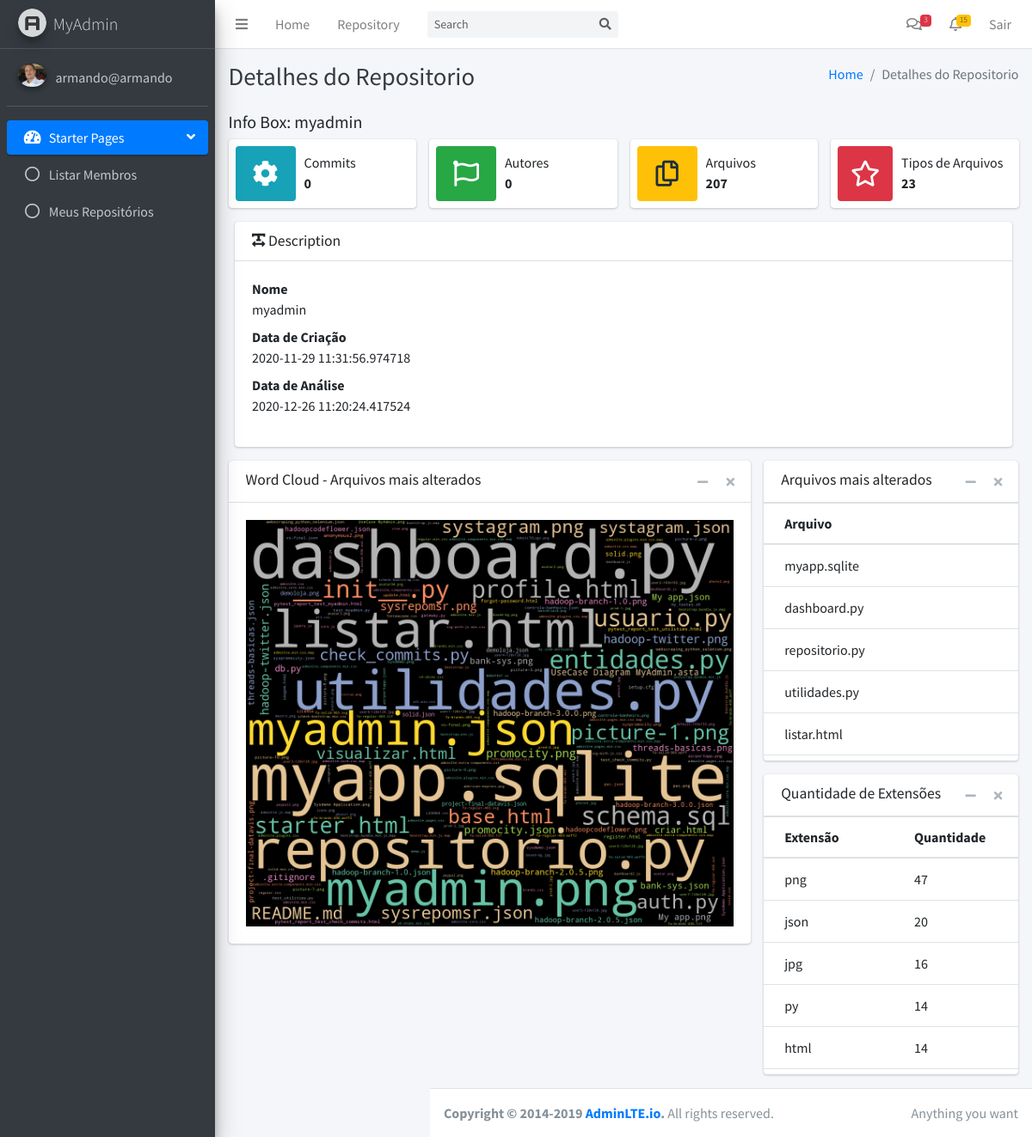
The app's page /repositorio/23/visualizar (signed in), older data.
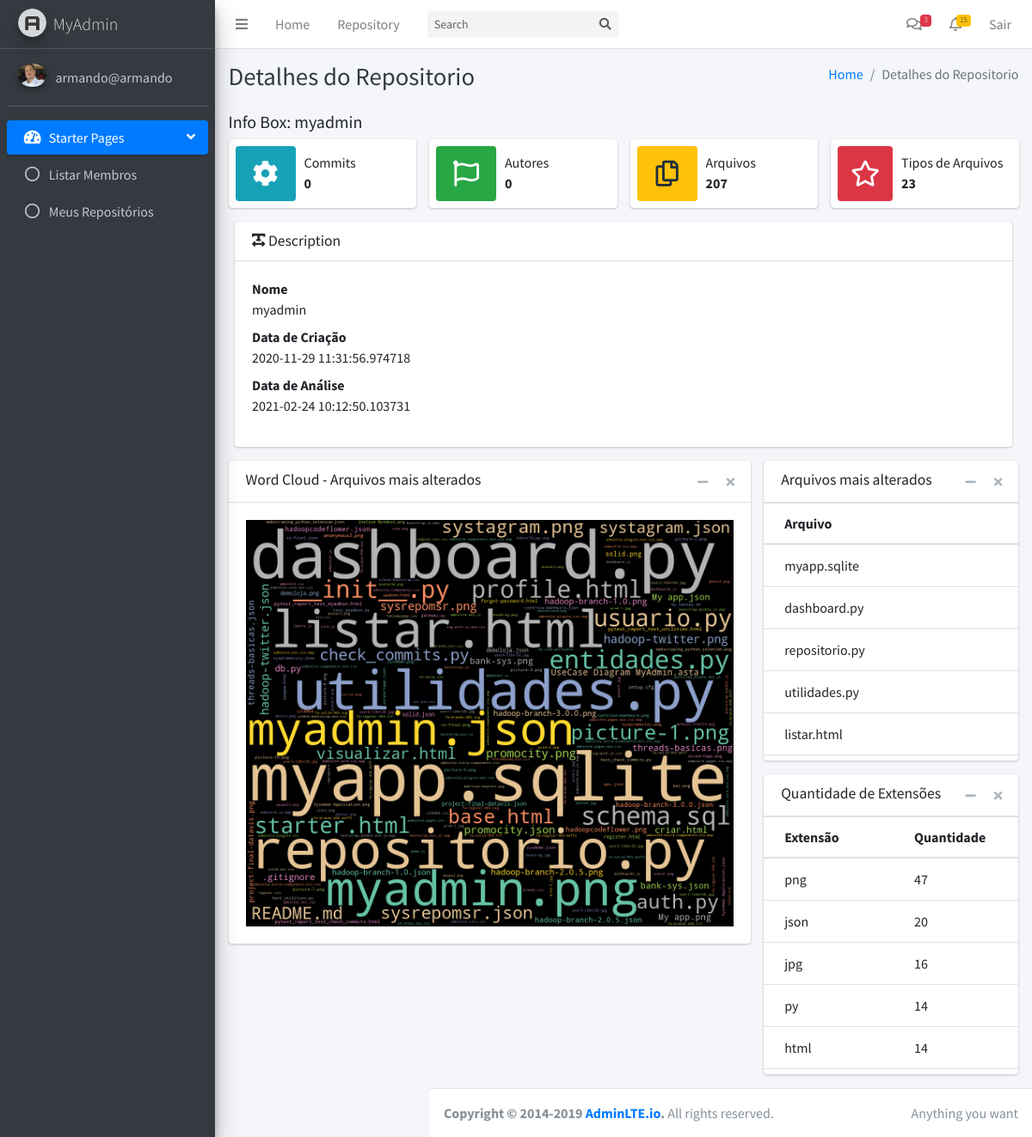
The same page, newer data.
### tables this page shows
CREATE TABLE repository (
  id INTEGER PRIMARY KEY AUTOINCREMENT,
  name TEXT NOT NULL, 
  link TEXT NOT NULL,
  user_id INTEGER,
  creation_date timestamp,
  analysis_date timestamp,
  analysed INTEGER
);

### myapp/control/repositorio.py (the view)
@bp.route("/<int:id>/visualizar", methods=["GET"])
@login_required
def visualizar(id):
    repositorio = dados_do_repositorio(id)
    link = repositorio['link']
    name = repositorio['name']
    creation_date = repositorio['creation_date']
    analysis_date = repositorio['analysis_date']
    quantidade_commits = 0
    quantidade_autores = 0
    quantidade_arquivos = 0
    quantidade_tipos = 0
    counter_list_of_types = []
    fileName = Constant.PATH_JSON + '/' + str(g.user['id']) + '/' + name + ".json"
    with open(fileName, 'r', encoding="utf-8") as jsonFile:
        arquivos = dict(json.loads(jsonFile.read()))
        counter_list_of_types = check_tipos_de_arquivos(arquivos)
        arquivos_ordenados = dict( sorted(arquivos.items(), key=lambda item: item[1], reverse=True) )
        counter_list_of_types = dict( sorted( counter_list_of_types.items(), key=lambda item: item[1], reverse=True) )
        quantidade_arquivos = len(arquivos)
        quantidade_tipos = len(counter_list_of_types)
    return render_template("repositorio/visualizar.html", usuario = g.user['username'], usuario_id=str(g.user['id']),
            profilePic=g.user['image'], titulo="Detalhes do Repositorio", name=name, arquivos=arquivos_ordenados,
            quantidade_commits=0, quantidade_autores=0, quantidade_arquivos=quantidade_arquivos,quantidade_tipos=quantidade_tipos,
            lista_tipos=counter_list_of_types, data_criacao=creation_date, data_analises=analysis_date)

### myapp/config/db.py (called while the page is built)
def get_db():
    if 'db' not in g:
        g.db = sqlite3.connect(
            current_app.config['DATABASE'],
            detect_types=sqlite3.PARSE_DECLTYPES
        )
        g.db.row_factory = sqlite3.Row
    return g.db

### myapp/control/auth.py (called while the page is built)
def login_required(view):
    @functools.wraps(view)
    def wrapped_view(**kwargs):
        if g.user is None:
            return redirect(url_for("auth.login"))
        return view(**kwargs)
    return wrapped_view

@bp.before_app_request
def load_logged_in_user():
    user_id = session.get("user_id")
    if user_id is None:
        g.user = None
    else:
        g.user = ( get_db().execute("SELECT * FROM user WHERE id = ?", (user_id,)).fetchone() )

### myapp/control/repositorio.py (called while the page is built)
def dados_do_repositorio(id):
    db = get_db()
    query = "select id, name, link, creation_date, analysis_date, analysed from repository where id = ?"
    repositorio = db.execute( query, (id,) ).fetchone()
    return repositorio

def check_tipos_de_arquivos(arquivo):
    list_of_types = []
    for key, value in arquivo.items():
        item = key.split('.')
        if len(item)==2:
            list_of_types.append(item[1])
    return Counter(list_of_types)

### myapp/templates/repositorio/visualizar.html (shortened to what the changed rows need)
{% extends "base.html" %}
{% block conteudo %}
      <div class="container-fluid">
        <h5 class="mb-2">Info Box: {{ name}}</h5>
        <div class="row">
          <div class="col-md-3 col-sm-6 col-12">
          </div>
          <div class="col-md-3 col-sm-6 col-12">
          </div>
          <div class="col-md-3 col-sm-6 col-12">
          </div>
          <div class="col-md-3 col-sm-6 col-12">
          </div>
        </div>
          <div class="col-md-12">
            <div class="card">
              <div class="card-body">
                <dl>
                  <dt>Nome</dt>
                  <dd>{{ name }}</dd>
                  <dt>Data de Criação</dt>
                  <dd>{{data_criacao}}</dd>
                  <dt>Data de Análise</dt>
                  <dd>{{data_analises}}</dd>
                </dl>
              </div>
            </div>
          </div>
        <div class="row">
          <div class="col-md-8">
            <div class="card card-widget">
                <div class="card-body">
                  <img class="img-fluid pad" src="/static/img/{{ usuario_id + '/' + name }}.png" alt="Photo">
                </div>
              </div>
          </div>
          <div class="col-md-4">
            <div class="card card-widget">
              <div class="card-body table-responsive p-0" style="height: 300px;">
                <table class="table table-head-fixed text-nowrap">
                  <thead>
                    <tr>
                      <th>Arquivo</th>
                    </tr>
                  </thead>
                </table>
              </div>
              </div>
            <div class="card card-widget">
              <div class="card-body table-responsive p-0" style="height: 300px;">
                <table class="table table-head-fixed text-nowrap">
                  <thead>
                    <tr>
                      <th>Extensão</th>
                      <th>Quantidade</th>
                    </tr>
                  </thead>
                </table>
              </div>
          </div>
        </div>
      </div>
{% endblock %}

Row changes from the older to the newer data that the page shows:
changed repository "myadmin": analysis_date "2020-12-26 11:20:24.417524" → "2021-02-24 10:12:50.103731"
